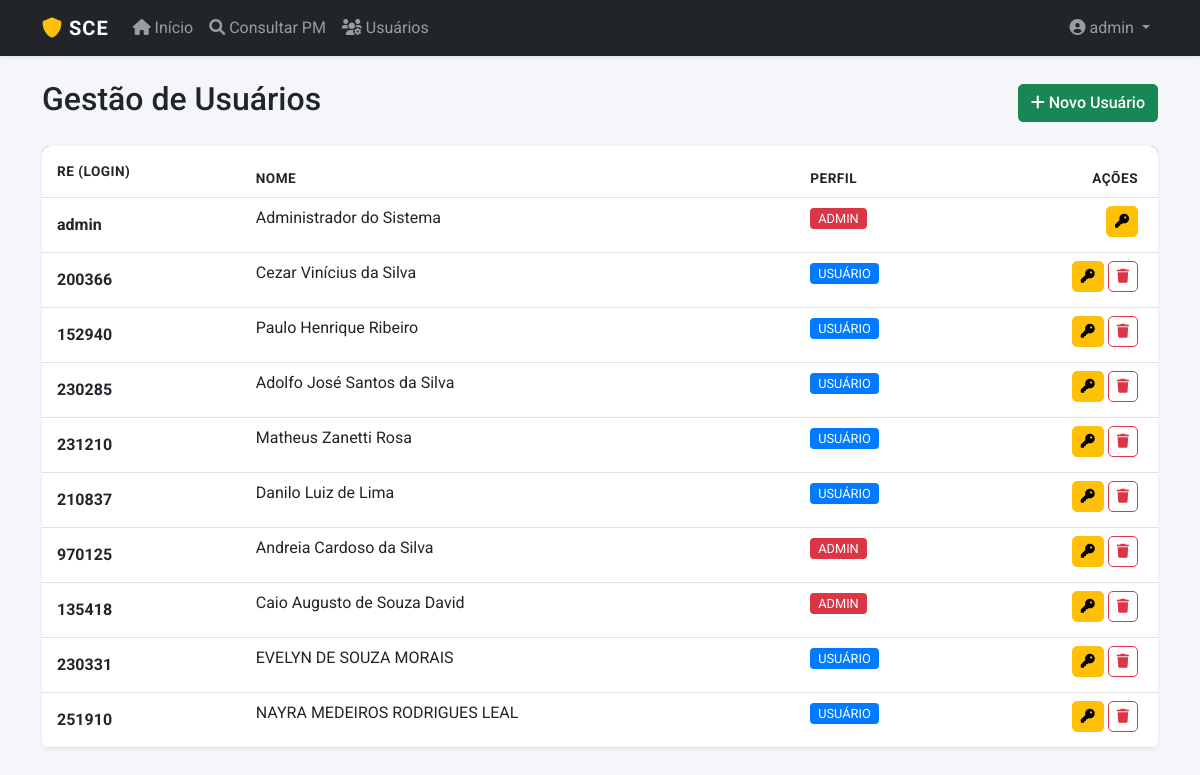
The app's page /usuarios (signed in) with its own data.
### app.py (models this page shows)
class Usuario(UserMixin, db.Model):
    id = db.Column(db.Integer, primary_key=True)
    username = db.Column(db.String(20), unique=True, nullable=False)
    re = db.Column(db.String(20), unique=True, nullable=False)
    nome = db.Column(db.String(100), nullable=False)
    password = db.Column(db.String(100), nullable=False)
    perfil = db.Column(db.String(20), default='comum') # 'admin', 'operador', 'comum'

### app.py (the view)
@app.route('/usuarios')
@login_required
def listar_usuarios():
    if getattr(current_user, 'perfil', 'usuario') != 'admin': return redirect(url_for('index'))
    return render_template('usuarios.html', usuarios=Usuario.query.all())

### app.py (called while the page is built)
@login_manager.user_loader
def load_user(user_id):
    return db.session.get(Usuario, int(user_id))

### templates/usuarios.html (shortened to what this page needs)
{% extends "base.html" %}
{% block content %}
<div style="display: flex; justify-content: space-between; align-items: center; margin-bottom: 20px;">
    <h2>Gestão de Usuários</h2>
    <button class="btn btn-success" data-bs-toggle="modal" data-bs-target="#modalNovoUsuario">
        <i class="fas fa-plus"></i> Novo Usuário
    </button>
</div>
<div style="background: white; border-radius: 8px; box-shadow: 0 2px 5px rgba(0,0,0,0.05); overflow: hidden;">
    <table class="table table-hover mb-0">
        <thead style="background: #343a40; color: white;">
            <tr>
                <th style="padding: 15px;">RE (Login)</th>
                <th>Nome</th>
                <th>Perfil</th>
                <th style="text-align: right; padding-right: 20px;">Ações</th>
            </tr>
        </thead>
        <tbody>
            {% for u in usuarios %}
            <tr>
                <td style="padding: 15px;"><strong>{{ u.re }}</strong></td>
                <td>{{ u.nome }}</td>
                <td>
                    {% if u.perfil == 'admin' %}
                        <span style="background: #dc3545; color: white; padding: 3px 8px; border-radius: 4px; font-size: 0.8rem;">ADMIN</span>
                    {% else %}
                        <span style="background: #007bff; color: white; padding: 3px 8px; border-radius: 4px; font-size: 0.8rem;">USUÁRIO</span>
                    {% endif %}
                </td>
                <td style="text-align: right; padding-right: 20px;">
                    <button class="btn btn-sm btn-warning" onclick="abrirModalReset('{{ u.id }}', '{{ u.nome }}')" title="Resetar Senha">
                        <i class="fas fa-key"></i>
                    </button>
                    {% if u.id != current_user.id %}
                    <a href="{{ url_for('excluir_usuario', id_user=u.id) }}"
                       class="btn btn-sm btn-outline-danger"
                       onclick="return confirm('Tem certeza?');" title="Excluir">
                        <i class="fas fa-trash"></i>
                    </a>
                    {% endif %}
                </td>
            </tr>
            {% endfor %}
        </tbody>
    </table>
</div>
{% endblock %}

### templates/base.html (shortened to what this page needs)
<!DOCTYPE html>
<html lang="pt-br">
<head>
    <link href="https://cdn.jsdelivr.net/npm/bootstrap@5.3.0/dist/css/bootstrap.min.css" rel="stylesheet">
    <link href="https://cdnjs.cloudflare.com/ajax/libs/font-awesome/6.0.0/css/all.min.css" rel="stylesheet">
</head>
<body>
    <nav class="navbar navbar-expand-lg navbar-dark bg-dark shadow-sm">
        <div class="container">
            <a class="navbar-brand" href="{{ url_for('index') }}">
                <i class="fas fa-shield-alt text-warning"></i> SCE
            </a>
            <div class="collapse navbar-collapse" id="navbarNav">
                <ul class="navbar-nav me-auto">
                    <li class="nav-item">
                        <a class="nav-link" href="{{ url_for('index') }}">
                            <i class="fas fa-home"></i> Início
                        </a>
                    </li>
                    {% if current_user.is_authenticated %}
                    <li class="nav-item">
                        <a class="nav-link" href="{{ url_for('consultar_pm') }}">
                            <i class="fas fa-search"></i> Consultar PM
                        </a>
                    </li>
                    {% endif %}
                    {% if current_user.is_authenticated and current_user.perfil == 'admin' %}
                    <li class="nav-item">
                        <a class="nav-link" href="{{ url_for('listar_usuarios') }}">
                            <i class="fas fa-users-cog"></i> Usuários
                        </a>
                    </li>
                    {% endif %}
                </ul>
                <ul class="navbar-nav">
                    {% if current_user.is_authenticated %}
                    <li class="nav-item dropdown">
                        <a class="nav-link dropdown-toggle" href="#" id="userDrop" role="button" data-bs-toggle="dropdown">
                            <i class="fas fa-user-circle"></i> {{ current_user.username }}
                        </a>
                    </li>
                    {% else %}
                    <li class="nav-item">
                        <a class="nav-link" href="{{ url_for('login') }}">Entrar</a>
                    </li>
                    {% endif %}
                </ul>
            </div>
        </div>
    </nav>
    <div class="container py-4">
        {% block content %}{% endblock %}
    </div>
</body>
</html>

### templates/base.html (style rules this page uses)
body { font-family: 'Roboto', sans-serif; background-color: #f4f6f9; }
.navbar-brand { font-weight: 700; letter-spacing: 1px; }
.btn { border-radius: 5px; font-weight: 500; }
.table thead th { border-top: none; text-transform: uppercase; font-size: 0.85rem; letter-spacing: 0.5px; }

### records on screen
Usuario: username "admin", re "admin", nome "Administrador do Sistema", perfil "ADMIN"
Usuario: re "200366", nome "Cezar Vinícius da Silva", perfil "USUÁRIO"
Usuario: re "152940", nome "Paulo Henrique Ribeiro", perfil "USUÁRIO"
Usuario: re "230285", nome "Adolfo José Santos da Silva", perfil "USUÁRIO"
Usuario: re "231210", nome "Matheus Zanetti Rosa", perfil "USUÁRIO"
Usuario: re "210837", nome "Danilo Luiz de Lima", perfil "USUÁRIO"
Usuario: re "970125", nome "Andreia Cardoso da Silva", perfil "ADMIN"
Usuario: re "135418", nome "Caio Augusto de Souza David", perfil "ADMIN"
Usuario: re "230331", nome "EVELYN DE SOUZA MORAIS", perfil "USUÁRIO"
Usuario: re "251910", nome "NAYRA MEDEIROS RODRIGUES LEAL", perfil "USUÁRIO"
